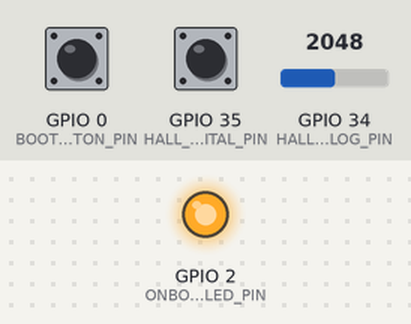
The sketch below on a simulated ESP32. Parts: output pins drawn as LEDs (lit = HIGH). Dashed ring = blinking. Inputs (shaded band) come from the test bench; at power-on: GPIO 0 (BOOT_BUTTON_PIN) HIGH, GPIO 34 (HALL_ANALOG_PIN) = 2048, GPIO 35 (HALL_DIGITAL_PIN) HIGH (analog values on the 0–4095 scale). WiFi joins after 1.5 s; servers stay silent unless stated; uploads are accepted with an empty reply; what the sketch prints to the serial monitor is not drawn.

Above: at 4.5 s.
4.6 s: GPIO 0 (BOOT_BUTTON_PIN) pulled LOW for 3.2 s
At 6.98 s:
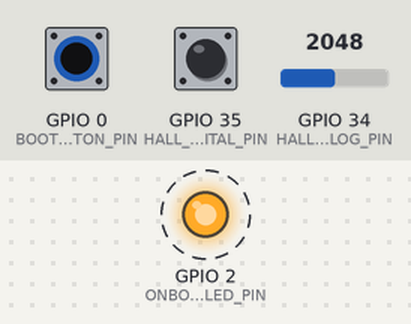
11.6 s: GPIO 0 (BOOT_BUTTON_PIN) pulled LOW for 0.15 s
At 13.5 s:
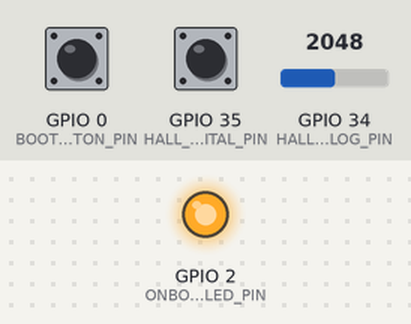
Timing chart, 0 to 15.0 s (numbered marks = the images above; inputs shaded):
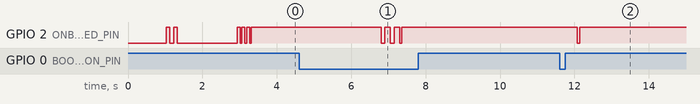

Measured:
- after the input at 4.6 s, GPIO 2 (ONBOARD_LED_PIN): alternates HIGH for 0.15 s and LOW for 0.10 s, 6 changes in all, then stays HIGH, starting after 2.2 s
- after the input at 11.6 s, GPIO 2 (ONBOARD_LED_PIN): HIGH → LOW after 0.48 s, → HIGH 0.06 s later

The sketch:

esp32_hall_firmware.ino
```cpp
/*
 * ==============================================================================
 * SIH 2026 — Problem Statement ID: 26064
 * "Low-Cost Deployable Seafloor Metal Detection Sensor for Ocean Resource Exploration"
 * Ministry of Earth Sciences (MoES) / National Centre for Polar and Ocean Research (NCPOR)
 *
 * ESP32 Production Telemetry Node: 4-Pin Hall-Effect Sensor
 * Dual-Channel Detection (A0 Analog + D0 Comparator Pulse Density)
 * WITH EMBEDDED WAYPOINT GRID SURVEY CONTROLLER (Option 1)
 *
 * Hardware Wiring:
 *   - Hall Sensor VCC -> ESP32 3.3V
 *   - Hall Sensor GND -> ESP32 GND
 *   - Hall Sensor A0  -> ESP32 GPIO34 (Analog Hall Voltage, 12-bit ADC)
 *   - Hall Sensor D0  -> ESP32 GPIO35 (Digital Comparator Interrupt Line)
 *   - BOOT Button     -> ESP32 GPIO0  (Tactile Waypoint Capture & Stepping Trigger)
 *   - Status LED      -> ESP32 GPIO2  (Onboard Blue LED Signaling Indicator)
 *
 * Key Capabilities:
 *   1. Hardware Interrupt Pulse Counting: Continuously catches high-frequency
 *      comparator chatter caused by unmagnetized ferromagnetic seafloor targets.
 *   2. Storm & Bounce Protection: Microsecond lockout guard (150us) prevents
 *      mechanical tap chatter from starving the FreeRTOS watchdog (no SW_RESET).
 *   3. Leaky Integrator Filter: Smooths transient metal perturbations over ~1.5s
 *      for stable visualization on the React telemetry dashboard.
 *   4. Multi-Tier Classification:
 *      - Idle Ambient Field   -> ADC 4095      -> NORMAL (Clear Seabed)
 *      - Iron / Steel Targets -> ADC 2200-1800 -> WEAK ANOMALY (Ferromagnetic Target)
 *      - Permanent Magnets    -> ADC 0-1200    -> STRONG ANOMALY (Magnetic Source)
 *   5. Tactile Waypoint Grid Controller (Option 1):
 *      - Short Press BOOT (<2s): Captures reading at (X,Y), blinks LED, transmits
 *        single HTTP POST, and advances coordinate along the 5x5 survey sweep path.
 *      - Long Press BOOT (>2s) : Resets survey coordinates back to (0.0, 0.0).
 *      - Prevents continuous HTTP flooding / screen green dot clutter.
 * ==============================================================================
 */

#include <WiFi.h>
#include <HTTPClient.h>

// ==============================================================================
// 1. PIN DEFINITIONS & NETWORK CONFIGURATION
// ==============================================================================
const int HALL_ANALOG_PIN  = 34;    // A0 -> GPIO34 (Input-only ADC)
const int HALL_DIGITAL_PIN = 35;    // D0 -> GPIO35 (Input-only Digital Interrupt)
const int BOOT_BUTTON_PIN  = 0;     // BOOT Button -> GPIO0 (Internal pull-up, Active LOW)
const int ONBOARD_LED_PIN  = 2;     // Onboard Blue LED -> GPIO2

// Wi-Fi Credentials
const char* WIFI_SSID     = "realme12";
const char* WIFI_PASSWORD = "123456789";

// Backend API URL (Ensure laptop and ESP32 are on the same Wi-Fi network)
const char* BACKEND_URL   = "http://10.215.104.186:8000/api/v1/readings";

// Telemetry Identifiers
const char* SENSOR_ID     = "ESP32-HALL-01";
const char* SENSOR_TYPE   = "hall_effect";

// Diagnostic loop timing (ms)
const unsigned long CYCLE_DELAY_MS = 50;
const unsigned long SERIAL_PRINT_INTERVAL_MS = 300;


// ==============================================================================
// 2. SURVEY GRID CONFIGURATION (5x5 Grid: 0 to 40 in steps of 10)
// ==============================================================================
const int GRID_COLS        = 5;     // 5 columns (X: 0, 10, 20, 30, 40)
const int GRID_ROWS        = 5;     // 5 rows    (Y: 0, 10, 20, 30, 40)
const float STEP_SIZE      = 10.0;  // Spacing in survey grid units

int current_col = 0;                // Column index: 0 to 4
int current_row = 0;                // Row index: 0 to 4

// Button state tracking (Non-blocking debounce & long-press)
bool last_button_state = false;
unsigned long button_press_start = 0;
bool long_press_handled = false;


// ==============================================================================
// 3. HARDWARE INTERRUPT & STORM PROTECTION
// ==============================================================================
volatile unsigned long pulse_counter = 0;
volatile unsigned long last_pulse_micros = 0;

void IRAM_ATTR onD0Pulse() {
  unsigned long now = micros();
  // Lockout guard: Ignore pulses closer than 150 microseconds (max ~6600 Hz)
  // Prevents contact chatter / metal surface tap from starving the CPU Watchdog!
  if (now - last_pulse_micros > 150) {
    pulse_counter++;
    last_pulse_micros = now;
  }
}

// Leaky integrator filter state
float smoothed_chatter = 0.0;
unsigned long last_cycle_time = 0;
unsigned long last_serial_print_time = 0;


// ==============================================================================
// 4. LED SIGNALING HELPER
// ==============================================================================
void blinkLed(int times, int on_ms, int off_ms) {
  for (int i = 0; i < times; i++) {
    digitalWrite(ONBOARD_LED_PIN, HIGH);
    delay(on_ms);
    digitalWrite(ONBOARD_LED_PIN, LOW);
    if (i < times - 1) delay(off_ms);
  }
}


// ==============================================================================
// 5. SURVEY RESET FUNCTION (Long Press > 2s)
// ==============================================================================
void resetSurveyCoordinates() {
  current_col = 0;
  current_row = 0;
  Serial.println("\n================================================================================");
  Serial.println("  *** [SURVEY RESET] Survey coordinates manually reset to Cell (0, 0) ***");
  Serial.println("  Next Target: (X: 0.0, Y: 0.0) -> Place sensor at origin and tap BOOT to start");
  Serial.println("================================================================================\n");
  blinkLed(3, 150, 100);
}


// ==============================================================================
// 6. WAYPOINT CAPTURE & HTTP TRANSMISSION
// ==============================================================================
void captureAndTransmitWaypoint(int effective_adc, String classification) {
  // Center coordinate in middle of 10x10 cell zone (5.0, 15.0, 25.0, 35.0, 45.0)
  float x_coord = current_col * STEP_SIZE + (STEP_SIZE / 2.0);
  float y_coord = current_row * STEP_SIZE + (STEP_SIZE / 2.0);

  Serial.println("\n--------------------------------------------------------------------------------");
  Serial.printf("[WAYPOINT CAPTURE TRIGGERED] Cell (%d, %d) -> FEA Cell Center: (X: %.1f, Y: %.1f)\n",
    current_col, current_row, x_coord, y_coord);
  Serial.printf("Sensor Signal: EFF_ADC = %d | %s\n", effective_adc, classification.c_str());

  // Transmit Telemetry via HTTP POST to FastAPI Backend
  bool transmit_success = false;
  if (WiFi.status() == WL_CONNECTED) {
    HTTPClient http;
    http.begin(BACKEND_URL);
    http.addHeader("Content-Type", "application/json");

    // Locked SIH 2026 schema with discrete survey waypoint coordinates
    String payload = "{";
    payload += "\"sensor_id\":\"" + String(SENSOR_ID) + "\",";
    payload += "\"sensor_type\":\"" + String(SENSOR_TYPE) + "\",";
    payload += "\"raw_adc\":" + String(effective_adc) + ",";
    payload += "\"x\":" + String(x_coord, 1) + ",";
    payload += "\"y\":" + String(y_coord, 1);
    payload += "}";

    int http_code = http.POST(payload);
    if (http_code == 200 || http_code == 201) {
      Serial.printf("Backend Ingestion Success: HTTP %d (Stored in DB & Emitted to Heatmap)\n", http_code);
      transmit_success = true;
    } else {
      Serial.printf("Backend Ingestion Warning: HTTP %d\n", http_code);
    }
    http.end();
  } else {
    Serial.println("[WARNING] Wi-Fi offline. Reading captured locally on Serial only.");
    WiFi.reconnect();
  }

  // --- Step coordinates along survey path ---
  current_col++;
  if (current_col >= GRID_COLS) {
    // Reached boundary of current row -> step to next row
    current_col = 0;
    current_row++;
    if (current_row >= GRID_ROWS) {
      // Completed entire 5x5 grid! Cycle back to 0,0
      current_row = 0;
      Serial.println("\n********************************************************************************");
      Serial.println("  *** [GRID SURVEY COMPLETED] All 25 cells surveyed! Resetting to (0.0, 0.0) ***");
      Serial.println("********************************************************************************\n");
      blinkLed(3, 150, 100);
    } else {
      Serial.printf("\n>>> [ROW ADVANCED] Completed row! Advancing to Row %d -> Next: (X: %.1f, Y: %.1f)\n",
        current_row, 0.0, current_row * STEP_SIZE);
      blinkLed(2, 120, 80);
    }
  } else {
    // Standard waypoint logged in current row
    blinkLed(1, 100, 50);
  }

  float next_x = current_col * STEP_SIZE + (STEP_SIZE / 2.0);
  float next_y = current_row * STEP_SIZE + (STEP_SIZE / 2.0);
  Serial.printf(">>> [NEXT TARGET] Move sensor to Cell (%d, %d) -> Center: (X: %.1f, Y: %.1f) & Press BOOT\n",
    current_col, current_row, next_x, next_y);
  Serial.println("--------------------------------------------------------------------------------\n");
}


// ==============================================================================
// 7. SETUP
// ==============================================================================
void setup() {
  Serial.begin(115200);
  delay(1000);

  Serial.println("\n========================================================");
  Serial.println("  SIH 2026: ESP32 Hall-Effect Telemetry Node Starting   ");
  Serial.println("  Waypoint Grid Controller: Option 1 Active             ");
  Serial.println("========================================================");
  Serial.print("Analog Pin (A0) : GPIO "); Serial.println(HALL_ANALOG_PIN);
  Serial.print("Digital Pin (D0): GPIO "); Serial.println(HALL_DIGITAL_PIN);
  Serial.print("BOOT Button     : GPIO "); Serial.println(BOOT_BUTTON_PIN);
  Serial.print("Onboard LED     : GPIO "); Serial.println(ONBOARD_LED_PIN);
  Serial.print("Target Backend  : "); Serial.println(BACKEND_URL);

  // Configure Status LED
  pinMode(ONBOARD_LED_PIN, OUTPUT);
  digitalWrite(ONBOARD_LED_PIN, LOW);

  // Configure BOOT Button with Internal Pull-up (Active LOW)
  pinMode(BOOT_BUTTON_PIN, INPUT_PULLUP);

  // Configure ESP32 ADC on GPIO34 (12-bit, 0 - 3.3V)
  analogReadResolution(12);
  analogSetAttenuation(ADC_11db);

  // Configure D0 Pin with Hardware Falling-Edge Interrupt
  pinMode(HALL_DIGITAL_PIN, INPUT);
  attachInterrupt(digitalPinToInterrupt(HALL_DIGITAL_PIN), onD0Pulse, FALLING);

  // Flash LED twice to confirm hardware initialization
  blinkLed(2, 100, 100);

  // Connect to Wi-Fi
  Serial.print("Connecting to Wi-Fi [");
  Serial.print(WIFI_SSID);
  Serial.print("]");

  WiFi.mode(WIFI_STA);
  WiFi.begin(WIFI_SSID, WIFI_PASSWORD);

  int attempts = 0;
  while (WiFi.status() != WL_CONNECTED && attempts < 25) {
    delay(400);
    Serial.print(".");
    attempts++;
  }

  if (WiFi.status() == WL_CONNECTED) {
    Serial.println("\n[Wi-Fi CONNECTED]");
    Serial.print("ESP32 IP Address : ");
    Serial.println(WiFi.localIP());
    blinkLed(3, 80, 50);
  } else {
    Serial.println("\n[WARNING] Wi-Fi offline. Continuing in Standalone Serial Diagnostic Mode.");
  }

  Serial.println("\n================================================================================");
  Serial.println("HOW TO OPERATE THE SURVEY GRID:");
  Serial.println("  1. Place sensor on designated grid cell (Starting at Cell 0,0).");
  Serial.println("  2. SHORT PRESS BOOT BUTTON (<2s): Records waypoint, flashes LED, transmits to DB.");
  Serial.println("  3. LONG PRESS BOOT BUTTON  (>2s): Resets survey back to (0.0, 0.0).");
  Serial.println("================================================================================");
  Serial.printf("Current Position: Cell (0, 0) -> Target (X: 0.0, Y: 0.0) [READY]\n\n");
}


// ==============================================================================
// 8. MAIN LOOP
// ==============================================================================
void loop() {
  unsigned long now = millis();

  // --- Step 1: Read and reset pulse counter atomically ---
  noInterrupts();
  unsigned long pulses = pulse_counter;
  pulse_counter = 0;
  interrupts();

  // --- Step 2: Leaky Integrator / Peak Hold Filter ---
  float instant_pulses = (float)pulses;
  if (instant_pulses > smoothed_chatter) {
    smoothed_chatter = instant_pulses;
  } else {
    smoothed_chatter = (smoothed_chatter * 0.72);
  }

  // --- Step 3: Read Analog A0 (4x oversampling for noise suppression) ---
  long a0_sum = 0;
  for (int i = 0; i < 4; i++) {
    a0_sum += analogRead(HALL_ANALOG_PIN);
    delayMicroseconds(50);
  }
  int raw_adc = a0_sum / 4;

  // --- Step 4: Multi-Tier Classification & Effective ADC Synthesis ---
  int effective_adc = raw_adc;
  String classification = "NORMAL (Idle)";

  if (raw_adc < 1600) {
    // Tier 3: Strong Magnet (Direct static flux drop on A0)
    effective_adc = raw_adc;
    classification = "STRONG ANOMALY (Magnet)";
    digitalWrite(ONBOARD_LED_PIN, HIGH); // Solid ON for Strong Anomaly
  }
  else if (raw_adc < 3800 || smoothed_chatter >= 0.8 || pulses > 0) {
    // Tier 2: Ferromagnetic Metal / Pin Touch / Weak Field Detection
    // Triggers instantly on pin contact, D0 comparator chatter, or slight ADC drop!
    int drop = 1900 + (int)(min(smoothed_chatter, 40.0f) * 10.0);
    effective_adc = 4095 - drop; // Yields ~2000-2195 (guaranteed Weak Anomaly score 0.46-0.52)
    if (effective_adc < 1750) effective_adc = 1750;
    if (effective_adc > 2300) effective_adc = 2300;
    classification = "WEAK ANOMALY (Ferromagnetic Target)";
    digitalWrite(ONBOARD_LED_PIN, HIGH); // Solid ON for Weak Anomaly
  }
  else {
    // Tier 1: Idle Ambient State
    effective_adc = 4095;
    classification = "NORMAL (Idle)";
    digitalWrite(ONBOARD_LED_PIN, LOW);  // Turn OFF when Idle
  }

  // --- Step 5: BOOT Button Handling (Short press: Log Waypoint, Long press: Reset) ---
  bool button_pressed = (digitalRead(BOOT_BUTTON_PIN) == LOW); // LOW when pressed

  if (button_pressed && !last_button_state) {
    // Button just went down
    button_press_start = now;
    long_press_handled = false;
  }
  else if (button_pressed && last_button_state) {
    // Button is being held down
    if (!long_press_handled && (now - button_press_start >= 2000)) {
      // Held for >= 2.0 seconds -> Trigger Reset!
      long_press_handled = true;
      resetSurveyCoordinates();
    }
  }
  else if (!button_pressed && last_button_state) {
    // Button just released
    unsigned long press_duration = now - button_press_start;
    if (!long_press_handled && press_duration >= 50 && press_duration < 2000) {
      // Valid short press -> Trigger Waypoint Capture!
      captureAndTransmitWaypoint(effective_adc, classification);
    }
  }
  last_button_state = button_pressed;

  // --- Step 6: Live Diagnostic Serial Output (Every 300ms) ---
  if (now - last_serial_print_time >= SERIAL_PRINT_INTERVAL_MS) {
    last_serial_print_time = now;
    float current_x = current_col * STEP_SIZE + (STEP_SIZE / 2.0);
    float current_y = current_row * STEP_SIZE + (STEP_SIZE / 2.0);
    Serial.printf("[MONITOR] A0: %4d | D0: %2lu | Smooth: %4.1f | EFF_ADC: %4d | %-28s | Target: Cell (%d,%d) Center: (X:%.1f, Y:%.1f)\n",
      raw_adc, pulses, smoothed_chatter, effective_adc, classification.c_str(), current_col, current_row, current_x, current_y);
  }

  delay(CYCLE_DELAY_MS);
}
```
